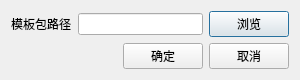
<?xml version="1.0" encoding="UTF-8"?>
<ui version="4.0">
 <class>DecPackSetting</class>
 <widget class="QDialog" name="DecPackSetting">
  <property name="geometry">
   <rect>
    <x>0</x>
    <y>0</y>
    <width>300</width>
    <height>74</height>
   </rect>
  </property>
  <property name="maximumSize">
   <size>
    <width>16777215</width>
    <height>100</height>
   </size>
  </property>
  <property name="windowTitle">
   <string>反编译打包设置</string>
  </property>
  <layout class="QVBoxLayout" name="verticalLayout">
   <item>
    <layout class="QHBoxLayout" name="horizontalLayout">
     <item>
      <widget class="QLabel" name="LabelPath">
       <property name="text">
        <string>模板包路径</string>
       </property>
      </widget>
     </item>
     <item>
      <widget class="QLineEdit" name="LineEditPath"/>
     </item>
     <item>
      <widget class="QPushButton" name="ButtonScan">
       <property name="text">
        <string>浏览</string>
       </property>
      </widget>
     </item>
    </layout>
   </item>
   <item>
    <layout class="QHBoxLayout" name="horizontalLayout_2">
     <item>
      <spacer name="horizontalSpacer">
       <property name="orientation">
        <enum>Qt::Horizontal</enum>
       </property>
       <property name="sizeHint" stdset="0">
        <size>
         <width>40</width>
         <height>20</height>
        </size>
       </property>
      </spacer>
     </item>
     <item>
      <widget class="QPushButton" name="ButtonOk">
       <property name="text">
        <string>确定</string>
       </property>
      </widget>
     </item>
     <item>
      <widget class="QPushButton" name="ButtonCancel">
       <property name="text">
        <string>取消</string>
       </property>
      </widget>
     </item>
    </layout>
   </item>
  </layout>
 </widget>
 <resources/>
 <connections>
  <connection>
   <sender>ButtonOk</sender>
   <signal>clicked()</signal>
   <receiver>DecPackSetting</receiver>
   <slot>accept()</slot>
   <hints>
    <hint type="sourcelabel">
     <x>172</x>
     <y>58</y>
    </hint>
    <hint type="destinationlabel">
     <x>172</x>
     <y>70</y>
    </hint>
   </hints>
  </connection>
  <connection>
   <sender>ButtonCancel</sender>
   <signal>clicked()</signal>
   <receiver>DecPackSetting</receiver>
   <slot>reject()</slot>
   <hints>
    <hint type="sourcelabel">
     <x>266</x>
     <y>53</y>
    </hint>
    <hint type="destinationlabel">
     <x>276</x>
     <y>76</y>
    </hint>
   </hints>
  </connection>
 </connections>
</ui>
